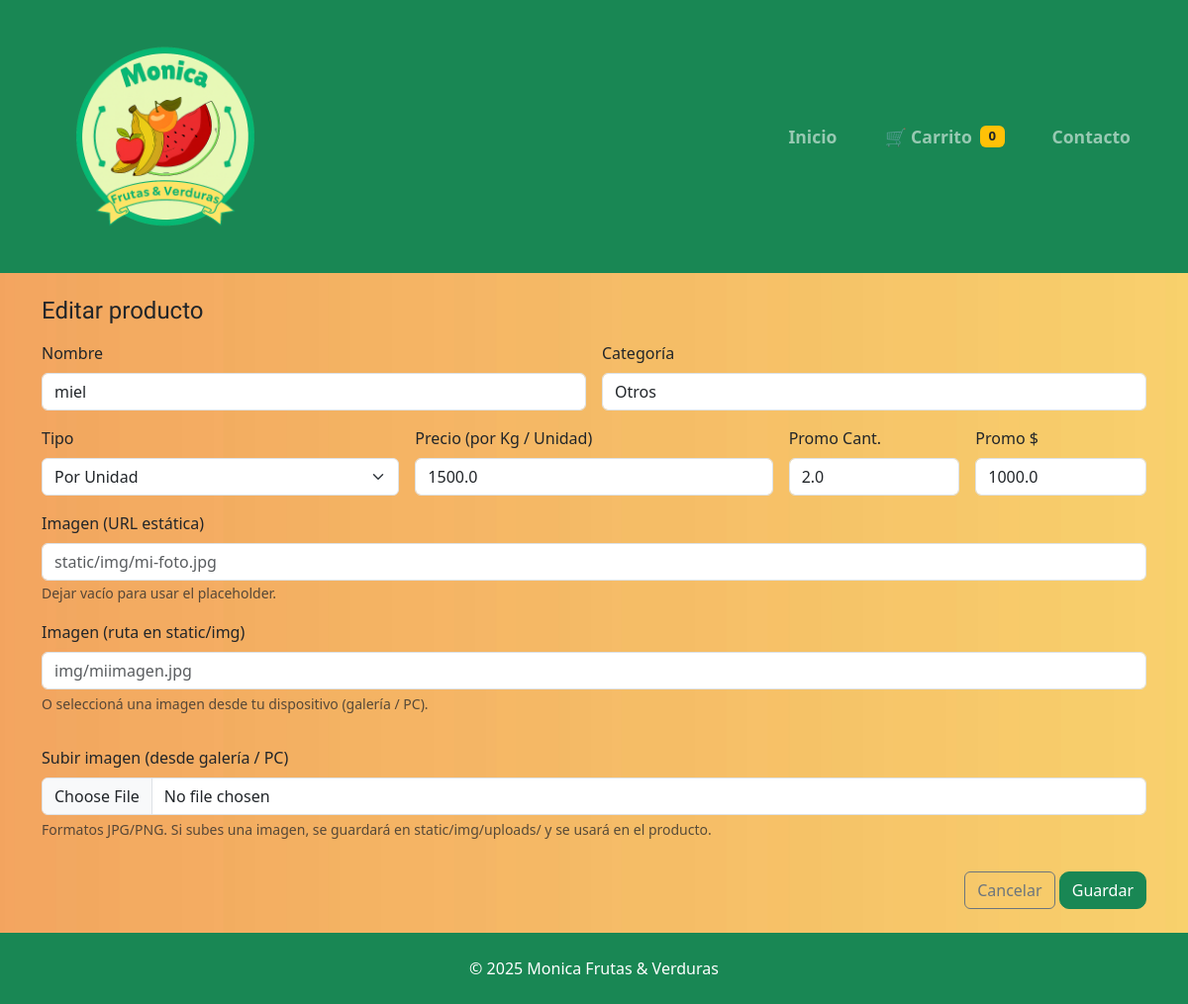
/admin_edit/42 (signed in), run on an earlier commit of the app's database.
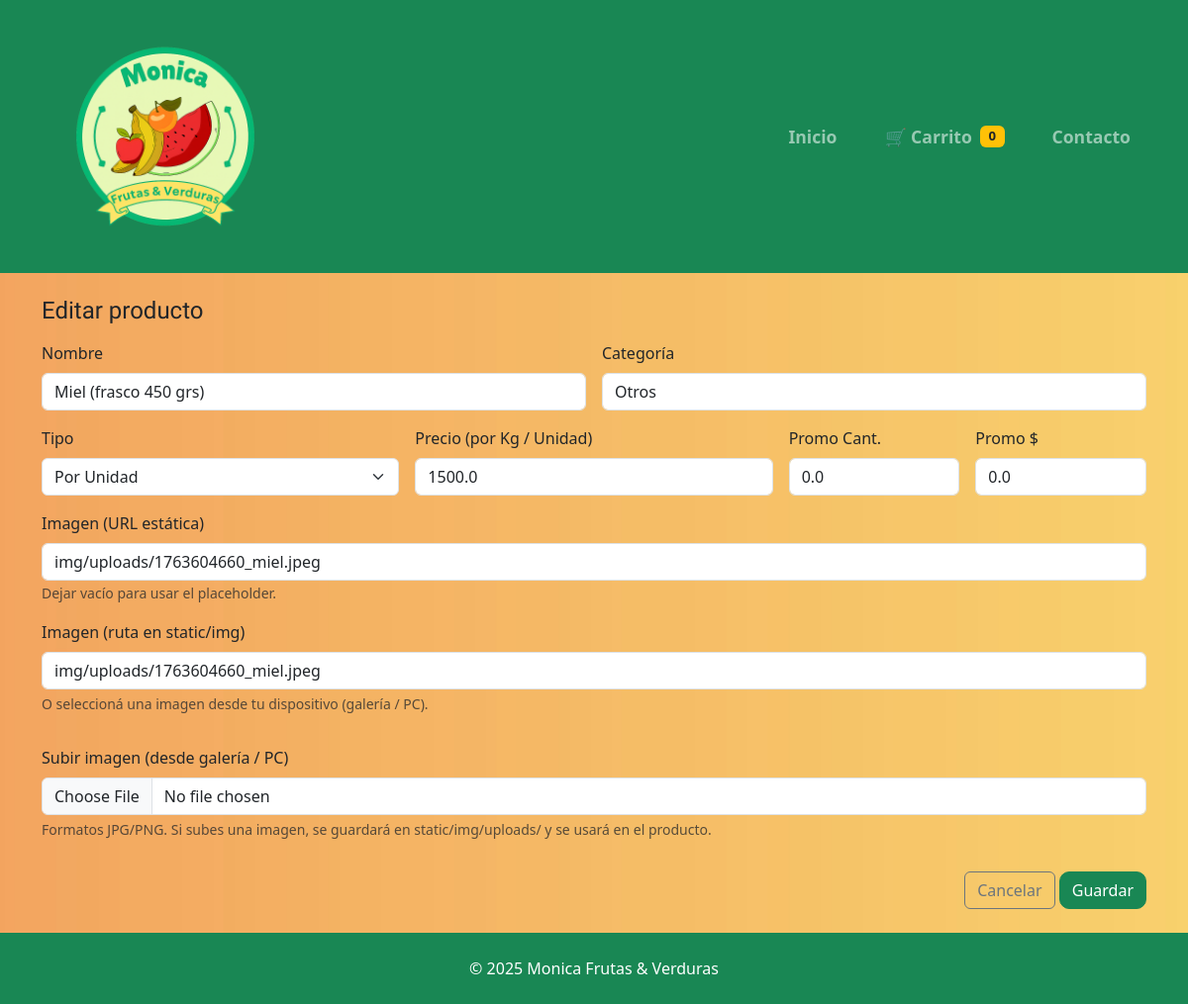
And on a later commit of the database.
### tables this page shows
CREATE TABLE products(
            id INTEGER PRIMARY KEY AUTOINCREMENT,
            name TEXT NOT NULL,
            category TEXT NOT NULL,
            kind TEXT NOT NULL,         -- 'kg' o 'unit'
            price REAL NOT NULL,        -- $ por Kg o por Unidad
            promo_qty REAL,             -- cantidad promo (ej 2.0 kg o 3.0 uni)
            promo_price REAL,           -- precio promo total
            image TEXT                  -- ruta imagen (static)
        );

### app.py (the view, shortened to what this page needs)
@app.route("/admin_edit/<int:pid>", methods=["GET", "POST"])
def admin_edit(pid):
    if not session.get("is_admin"):
        return redirect(url_for("login_admin"))
    with db() as con:
        producto = con.execute("SELECT * FROM products WHERE id = ?", (pid,)).fetchone()
    if not producto:
        flash("Producto no encontrado.", "danger")
        return redirect(url_for("admin"))
    return render_template("admin_form.html", product=producto)

### app.py (called while the page is built)
def db():
    con = sqlite3.connect(DB_PATH)
    con.row_factory = sqlite3.Row
    return con

### templates/admin_form.html (shortened to what this page needs)
{% extends "base.html" %}
{% block content %}
<h1 class="h4 mb-3">{{ 'Editar' if product else 'Nuevo' }} producto</h1>
<form method="post" enctype="multipart/form-data" class="row g-3">
  <div class="col-12 col-md-6">
    <label class="form-label">Nombre</label>
    <input name="name" value="{{ product.name if product }}" required class="form-control">
  </div>
  <div class="col-12 col-md-6">
    <label class="form-label">Categoría</label>
    <input name="category" value="{{ product.category if product }}" required class="form-control" placeholder="Frutas, Verduras, Otros...">
  </div>
  <div class="col-6 col-md-4">
    <label class="form-label">Tipo</label>
    <select name="kind" class="form-select">
      <option value="unit" {{ 'selected' if product and product.kind=='unit' }}>Por Unidad</option>
    </select>
  </div>
  <div class="col-6 col-md-4">
    <label class="form-label">Precio (por Kg / Unidad)</label>
    <input name="price" type="number" step="0.01" value="{{ product.price if product }}" required class="form-control">
  </div>
  <div class="col-6 col-md-2">
    <label class="form-label">Promo Cant.</label>
    <input name="promo_qty" type="number" step="0.25" value="{{ product.promo_qty if product }}" class="form-control" placeholder="ej 2">
  </div>
  <div class="col-6 col-md-2">
    <label class="form-label">Promo $</label>
    <input name="promo_price" type="number" step="0.01" value="{{ product.promo_price if product }}" class="form-control">
  </div>
  <div class="col-12">
    <label class="form-label">Imagen (URL estática)</label>
    <input name="image" value="{{ product.image if product }}" class="form-control" placeholder="static/img/mi-foto.jpg">
    <small class="text-muted">Dejar vacío para usar el placeholder.</small>
  </div>
  <div class="mb-3">
    <label class="form-label">Imagen (ruta en static/img)</label>
    <input type="text" name="image" class="form-control" placeholder="img/miimagen.jpg" value="{{ product.image if product else '' }}">
    <div class="form-text">O seleccioná una imagen desde tu dispositivo (galería / PC).</div>
  </div>
  <div class="mb-3">
    <label class="form-label">Subir imagen (desde galería / PC)</label>
    <input type="file" name="image_file" accept="image/*" class="form-control">
    <div class="form-text">Formatos JPG/PNG. Si subes una imagen, se guardará en static/img/uploads/ y se usará en el producto.</div>
  </div>
  <div class="col-12 text-end">
    <a class="btn btn-outline-secondary" href="{{ url_for('admin') }}">Cancelar</a>
    <button class="btn btn-success">Guardar</button>
  </div>
{% endblock %}

### templates/base.html (shortened to what this page needs)
<!doctype html>
<html lang="es">
<head>
  <link href="https://cdn.jsdelivr.net/npm/bootstrap@5.3.2/dist/css/bootstrap.min.css" rel="stylesheet">
  <link rel="stylesheet" href="{{ url_for('static', filename='css/styles.css') }}">
</head>
<body class="bg-light">
<nav class="navbar navbar-expand-lg navbar-dark bg-success mb-4">
  <div class="container">
    <a class="navbar-brand d-flex align-items-center" href="{{ url_for('index') }}">
      <img src="{{ url_for('static', filename='img/logo.png') }}"
           alt="Logo Verdulería Emilio"
           style="height:250px; width:auto; margin-right:16px;">
    </a>
    <div id="nav" class="collapse navbar-collapse">
      <ul class="navbar-nav ms-auto align-items-lg-center gap-3">
        <li class="nav-item">
          <a class="nav-link fw-bold" href="{{ url_for('index') }}" style="font-size: 1.1rem; transition: all 0.3s;">Inicio</a>
        </li>
        <li class="nav-item">
          <a class="nav-link fw-bold d-flex align-items-center gap-2" href="{{ url_for('carrito') }}" style="font-size: 1.1rem; transition: all 0.3s;">
            🛒 Carrito
            <span class="badge bg-warning text-dark" id="mini-count">0</span>
          </a>
        </li>
        <li class="nav-item">
          <a class="nav-link fw-bold" href="{{ url_for('contacto') }}" style="font-size: 1.1rem; transition: all 0.3s;">Contacto</a>
        </li>
      </ul>
    </div>
  </div>
</nav>
<main class="container my-4">
  {% block content %}{% endblock %}
</main>
<footer class="text-center py-4 bg-success text-white">
  © 2025 Monica Frutas & Verduras
</footer>
</body>
</html>

### static/css/styles.css (style rules this page uses)
body { background: #fafafa; }
h1, h2, h3, h4, h5, h6 { font-family: 'Averia Libre', cursive; font-weight: 700; }
.navbar-brand img { height: 180px; width: auto; }
.btn-success { border-radius: 10px; }

### templates/base.html (style rules this page uses)
.navbar-nav .nav-link { border-radius: 8px; padding: 8px 16px !important; }

What changed in the data, as far as the page shows it:
changed products "Otros": name "miel" → "Miel (frasco 450 grs)"; promo_qty "2.0" → "0.0"; promo_price "1000.0" → "0.0"; image (not shown) → "img/uploads/1763604660_miel.jpeg"
